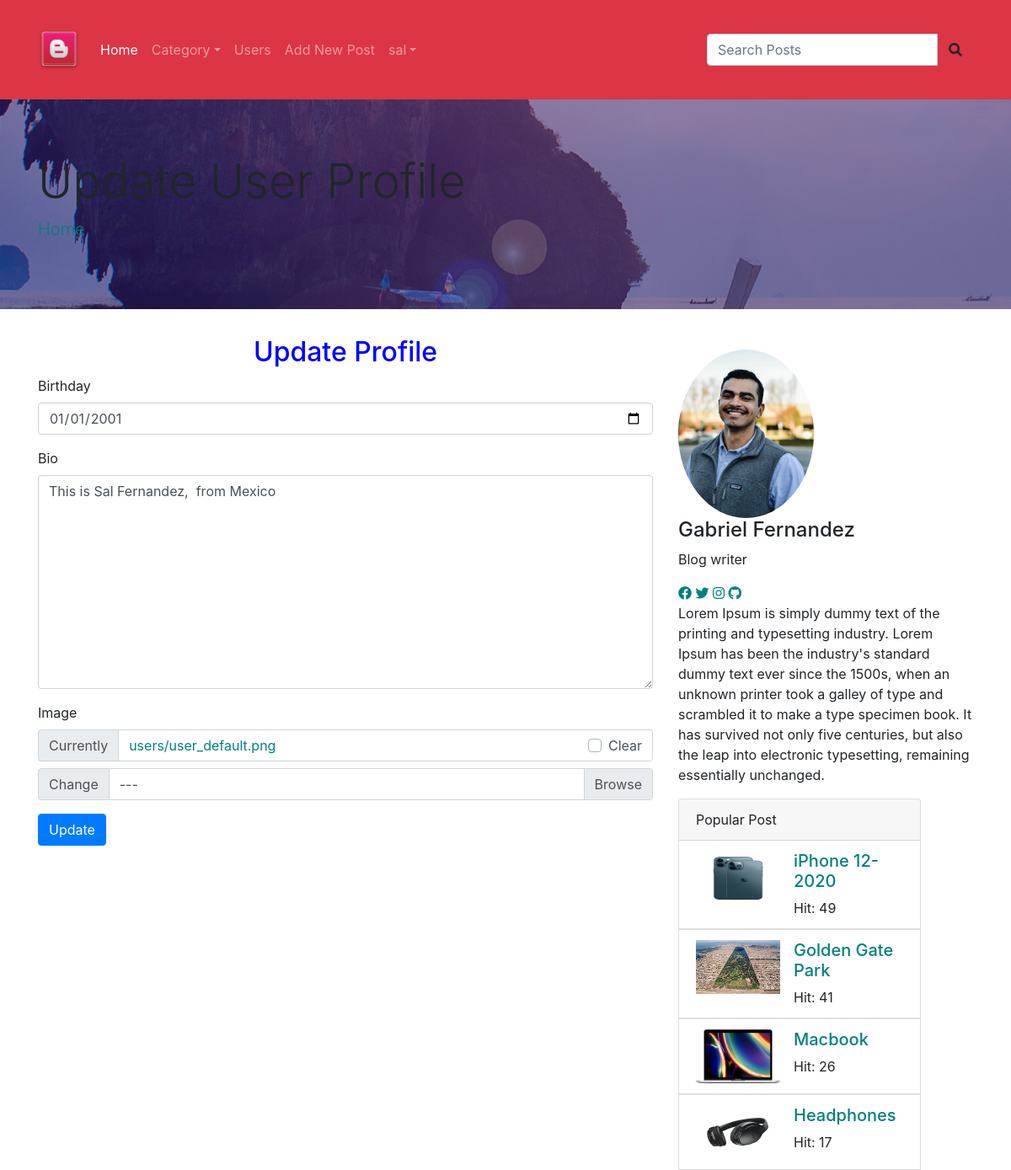
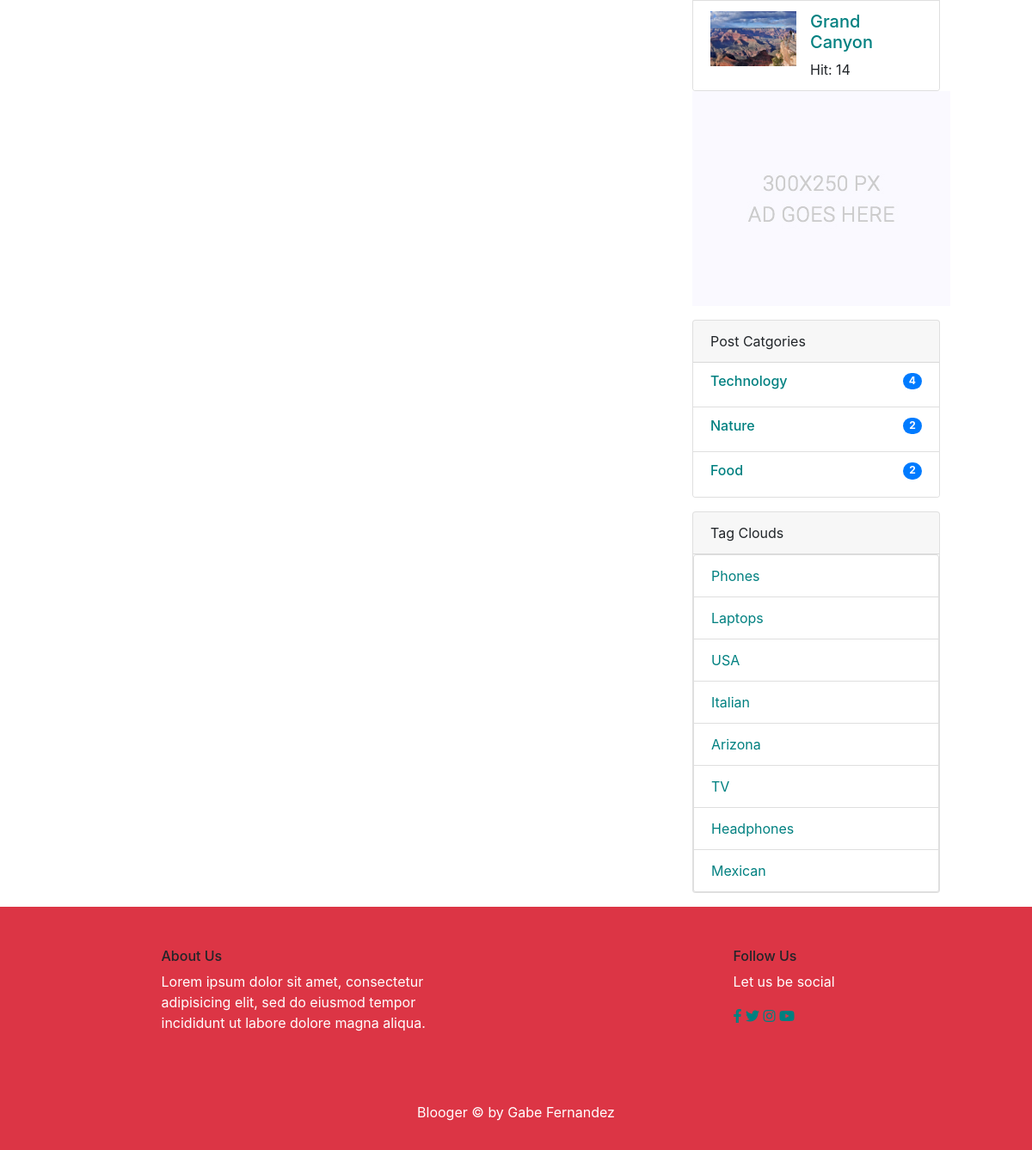
The page /users/update-profile/sal (signed in) on the database its author committed (2 pictures, top to bottom).
### users/models.py (models this page shows, shortened)
class UserProfile(models.Model):
    user = models.OneToOneField(settings.AUTH_USER_MODEL, on_delete=models.CASCADE)
    birthday = models.DateField(null=True, blank=True)
    bio = models.TextField(max_length=250, blank=True)
    image = models.ImageField(blank=True, null=True, default='users/user_default.png', upload_to='users')
    slug = models.SlugField(editable=False)

### posts/models.py (models this page shows, shortened)
class Post(models.Model):
    title = models.CharField(max_length=150)
    content = models.TextField()
    publishing_date = models.DateField(auto_now_add=True)
    image = models.ImageField(blank=True, null=True, upload_to='uploads')
    user = models.ForeignKey(settings.AUTH_USER_MODEL, on_delete=models.CASCADE)
    slug = models.SlugField(default="slug", editable=False)
    category = models.ForeignKey(Category, on_delete=models.CASCADE, related_name="posts", default=1)
    tag = models.ManyToManyField(Tag, related_name="posts", blank=True)
    slider_post = models.BooleanField(default=False)
    hit = models.PositiveIntegerField(default=0)

class Category(models.Model):
    title = models.CharField(max_length=100)
    slug = models.SlugField(editable=False)
    def post_count(self):
        return self.posts.all().count()

class Tag(models.Model):
    title = models.CharField(max_length=50)
    slug = models.SlugField(editable=False)
    def __str__(self):
        return self.title

### users/views.py (the view, shortened to what this page needs)
# urls.py: path('update-profile/<slug:slug>', UserProfileUpdateView.as_view(), name="update_profile"),
@method_decorator(login_required(login_url='/users/login'), name="dispatch")
class UserProfileUpdateView(SuccessMessageMixin, UpdateView):
    model = UserProfile
    template_name = 'users/profile-update.html'
    form_class = UserProfileForm
    success_message = "Your Profile has been updated"
    def get(self, request, *args, **kwargs):
        self.object = self.get_object()
        if self.object.user != request.user:
            return HttpResponseRedirect('/')
        return super(UserProfileUpdateView, self).get(request, *args, **kwargs)

### users/forms.py
class UserProfileForm(forms.ModelForm):
    def __init__(self, *args, **kwargs):
        super(UserProfileForm, self).__init__(*args, **kwargs)
        self.helper = FormHelper()
        self.helper.form_method = 'POST'
        self.helper.field_class = 'mt-10'
        self.helper.layout = Layout(
            Field("birthday", css_class="single-input"),
            Field("bio", css_class="single-input"),
            Field("image", css_class="single_input"),
        )
        self.helper.add_input(Submit('submit', 'Update', css_class="genric-btn success-border medium"))
    class Meta:
        model = UserProfile
        fields = ('birthday', 'bio', 'image')
        widgets = {
            'birthday': forms.DateInput(attrs={'type':'date'})
        }

### posts/templatetags/custom_tags.py (called while the page is built)
@register.simple_tag(name="categories")
def all_categories():
    return Category.objects.all()

@register.simple_tag(name="tags")
def all_tags():
    return Tag.objects.all()

@register.simple_tag(name="hit_posts")
def hit_posts():
    return Post.objects.order_by('-hit')[:5]

### templates/users/profile-update.html
{% extends 'posts/base.html'%}
{% load static %}
{% load crispy_forms_tags %}
{% block content %}
        <div class="jumbotron jumbotron-fluid banner">
          <div class="container d-flex justify-content-center flex-column">
            <h1 class="display-4">Update User Profile</h1>
            <p class="lead"><a href="{% url 'index' %}">Home</a></p>
          </div>
        </div>
        <section class="blog_area p_120">
            <div class="container">
                <div class="row">
                    <div class="col-lg-8">
                        <h2 style="text-align:center;color:blue">Update Profile</h2>
                        <div class="blog_left_sidebar">
                            {% crispy form %}
                        </div>
                    </div>
                    {% include 'posts/sidebar.html' %}
                </div>
            </div>
        </section>
{% endblock %}

### templates/posts/base.html (shortened to what this page needs)
<!doctype html>
<html lang="en">
    <head>
        {% load static %}
        {% load custom_tags %}
        <link rel="stylesheet" href="https://cdnjs.cloudflare.com/ajax/libs/font-awesome/5.15.1/css/all.min.css">
        <link rel="stylesheet" href="https://cdn.jsdelivr.net/npm/bootstrap@4.5.3/dist/css/bootstrap.min.css">
        <link rel="stylesheet" type="text/css" href="{% static 'css/mycss.css'%}">
    </head>
    <body>
        <header class="header">
				<nav class="navbar navbar-expand-lg navbar-dark bg-danger">
					<div class="container my-3">
						<a class="navbar-brand " href="{% url 'index'%}"><img src="{% static "img/favicon.png" %}" alt="" width="50" height="50" alt="" loading="lazy"></a>
						<div class="collapse navbar-collapse" id="navbarNavDropdown">
                            <ul class="navbar-nav mr-auto">
								<li class="nav-item active"><a class="nav-link" href="{% url 'index'%}">Home</a></li>
                                <li class="nav-item dropdown">
									<a class="nav-link dropdown-toggle" href="#" id="navbarDropdown" role="button" data-toggle="dropdown" aria-haspopup="true" aria-expanded="false">Category</a>
                                        {% categories as categories %}
                                </li>
                                <li class="nav-item"><a class="nav-link" href="{% url 'users:user_list'%}">Users</a></li>
                                {% if user.is_authenticated %}
                                <li class="nav-item"><a class="nav-link" href="{% url 'create_post'%}">Add New Post</a></li>
								<li class="nav-item submenu dropdown">
									<a href="#" class="nav-link dropdown-toggle" data-toggle="dropdown" role="button" aria-haspopup="true" aria-expanded="false">{{user.username}}</a>
								</li>
                                {% else %}
                                <li class="nav-item"><a class="nav-link" href="{% url 'users:register'%}">Register</a></li>
                                <li class="nav-item"><a class="nav-link" href="{% url 'users:login'%}">Login</a></li>
                                {% endif %}
							</ul>
                        <aside class="my-3 rounded  d-flex flex-row-reverse">
                                <form action="{% url 'search' %}" method="GET" >
                                    <div class="input-group">
                                        <input type="text" class="form-control" placeholder="Search Posts" name="q">
                                        <span class="input-group-btn">
                                            <button class="btn btn-default" type="submit"><i class="fas fa-search "></i></button>
                                        </span>
                                    </div>
                                </form>
                            </aside>
					</div>
				</nav>
        </header>
    {% block content %}
    {% endblock %}
        <footer class="footer-area bg-danger " style="display:flex">
            <div class="container">
                <div class="row my-5 d-flex justify-content-around">
                    <div class="col-lg-4  col-md-4 col-sm-4">
                        <div class=" ">
                            <h6 class="footer_title">About Us</h6>
                            <p>Lorem ipsum dolor sit amet, consectetur adipisicing elit, sed do eiusmod tempor incididunt ut labore dolore magna aliqua.</p>
                        </div>
                    </div>
                    <div class="col-lg-2 col-md-6 col-sm-6">
                        <div class="single-footer-widget f_social_wd">
                            <h6 class="footer_title">Follow Us</h6>
                            <p>Let us be social</p>
                            <div class="f_social">
                                <a href="#"><i class="fab fa-facebook-f"></i></a>
								<a href="#"><i class="fab fa-twitter"></i></a>
								<a href="#"><i class="fab fa-instagram"></i></a>
								<a href="#"><i class="fab fa-youtube"></i></a>
                            </div>
                        </div>
                    </div>
                </div>
                <div class="footer-copyright text-center py-3">
                    <p class="col-lg-12 footer-text text-center">
                        Blooger &copy; by Gabe Fernandez
                    </p>
                </div>
            </div>
        </footer>
    </body>
</html>

### templates/posts/sidebar.html (shortened to what this page needs)
{% load static %}
{% load custom_tags %}
<div id=" sidebar"class=" col-lg-4" >
                        <div class="blog_right_sidebar my-3">
                            <aside class="author_section">
                                <img class="author_img rounded-circle" id="author_img" src="{% static "img/blog/gabe.png" %}" alt="">
                                <h4>Gabriel Fernandez</h4>
                                <p>Blog writer</p>
                                <div class="social_icon">
                                    <a href="#"><i class="fab fa-facebook"></i></a>
                                    <a href="#"><i class="fab fa-twitter"></i></a>
                                    <a href="#"><i class="fab fa-instagram"></i></a>
                                    <a href="#"><i class="fab fa-github"></i></a>
                                </div>
                                <p>Lorem Ipsum is simply dummy text of the printing and typesetting industry. Lorem Ipsum has been the industry's standard dummy text ever since the 1500s, when an unknown printer took a galley of type and scrambled it to make a type specimen book. It has survived not only five centuries, but also the leap into electronic typesetting, remaining essentially unchanged.</p>
                            </aside>
                            <div class="card" style="width: 18rem;">
                               <div class="card-header">
                                    Popular Post
                               </div>
                                {% hit_posts as posts %}
                                {% for post in posts %}
                               <ul class="list-group list-group-flush">
                                    <li class="list-group-item">
                                        <div class="media">
                                            <img src="{{post.image.url}}" class="mr-3" alt="..." style="height:64px; width:100px;">
                                            <div class="media-body">
                                                <a href="{% url 'detail' post.pk post.slug %}"><h5>{{ post.title }}</h5></a>
                                                Hit: {{post.hit}}
                                            </div>
                                        </div>
                                    </li>
                               </ul>
                                {%endfor %}
                            </div>
                            <aside class="single_sidebar_widget">
                                <a href="#"><img class="img-fluid" src="{% static "img/blog/add.jpg" %}" alt=""></a>
                            </aside>
                            <div class="card mt-3 " style="width: 18rem;">
                                <div class="card-header">
                                    Post Catgories
                                </div>
                                <ul class="list-group list-group-flush">
                                    {% categories as categories %}
                                    {% for category in categories %}
                                    <li class="list-group-item">
                                        <a href="{% url 'category_detail' pk=category.pk slug=category.slug %}" class="d-flex justify-content-between">
                                            <h6>{{category.title}}</h6>
                                            <h6 class="badge badge-primary badge-pill">{{category.post_count}}</h6>
                                        </a>
                                    </li>
                                    {% endfor %}
                                </ul>
                            </div>
                            <div class="card mt-3" style="width: 18rem;">
                                <div class="card-header">
                                    Tag Clouds
                                </div>
                                <ul class="list-group">
                                    {% tags as labels %}
                                    {% for label in labels%}
                                    <li class="list-group-item"><a href="{% url 'tag_detail' slug=label.slug%}">{{label}}</a></li>
                                    {% endfor %}
                                </ul>
                            </div>
                        </div>
                    </div>

### static/css/mycss.css (style rules this page uses)
a:link { color: teal; background-color: transparent; text-decoration: none; }
.banner { background: url(../img/banner/home-banner.jpg) no-repeat scroll center center; display:flex; }
#author_img { width:auto; height:200px; }
footer p { color:white; }

### rows shown on the page
UserProfile: birthday "01/01/2001", bio "This is Sal Fernandez, from Mexico"
Post: image (picture), title "iPhone 12-2020", hit "49"
Post: image (picture), title "Golden Gate Park", hit "41"
Post: image (picture), title "Macbook", hit "26"
Post: image (picture), title "Headphones", hit "17"
Post: image (picture), title "Grand Canyon", hit "14"
Category: title "Technology", post_count "4"
Category: title "Nature", post_count "2"
Category: title "Food", post_count "2"
Tag: title "Phones"
Tag: title "Laptops"
Tag: title "USA"
Tag: title "Italian"
Tag: title "Arizona"
Tag: title "TV"
Tag: title "Headphones"
Tag: title "Mexican"

### other values the page prints
{{ user.username }} "sal"
